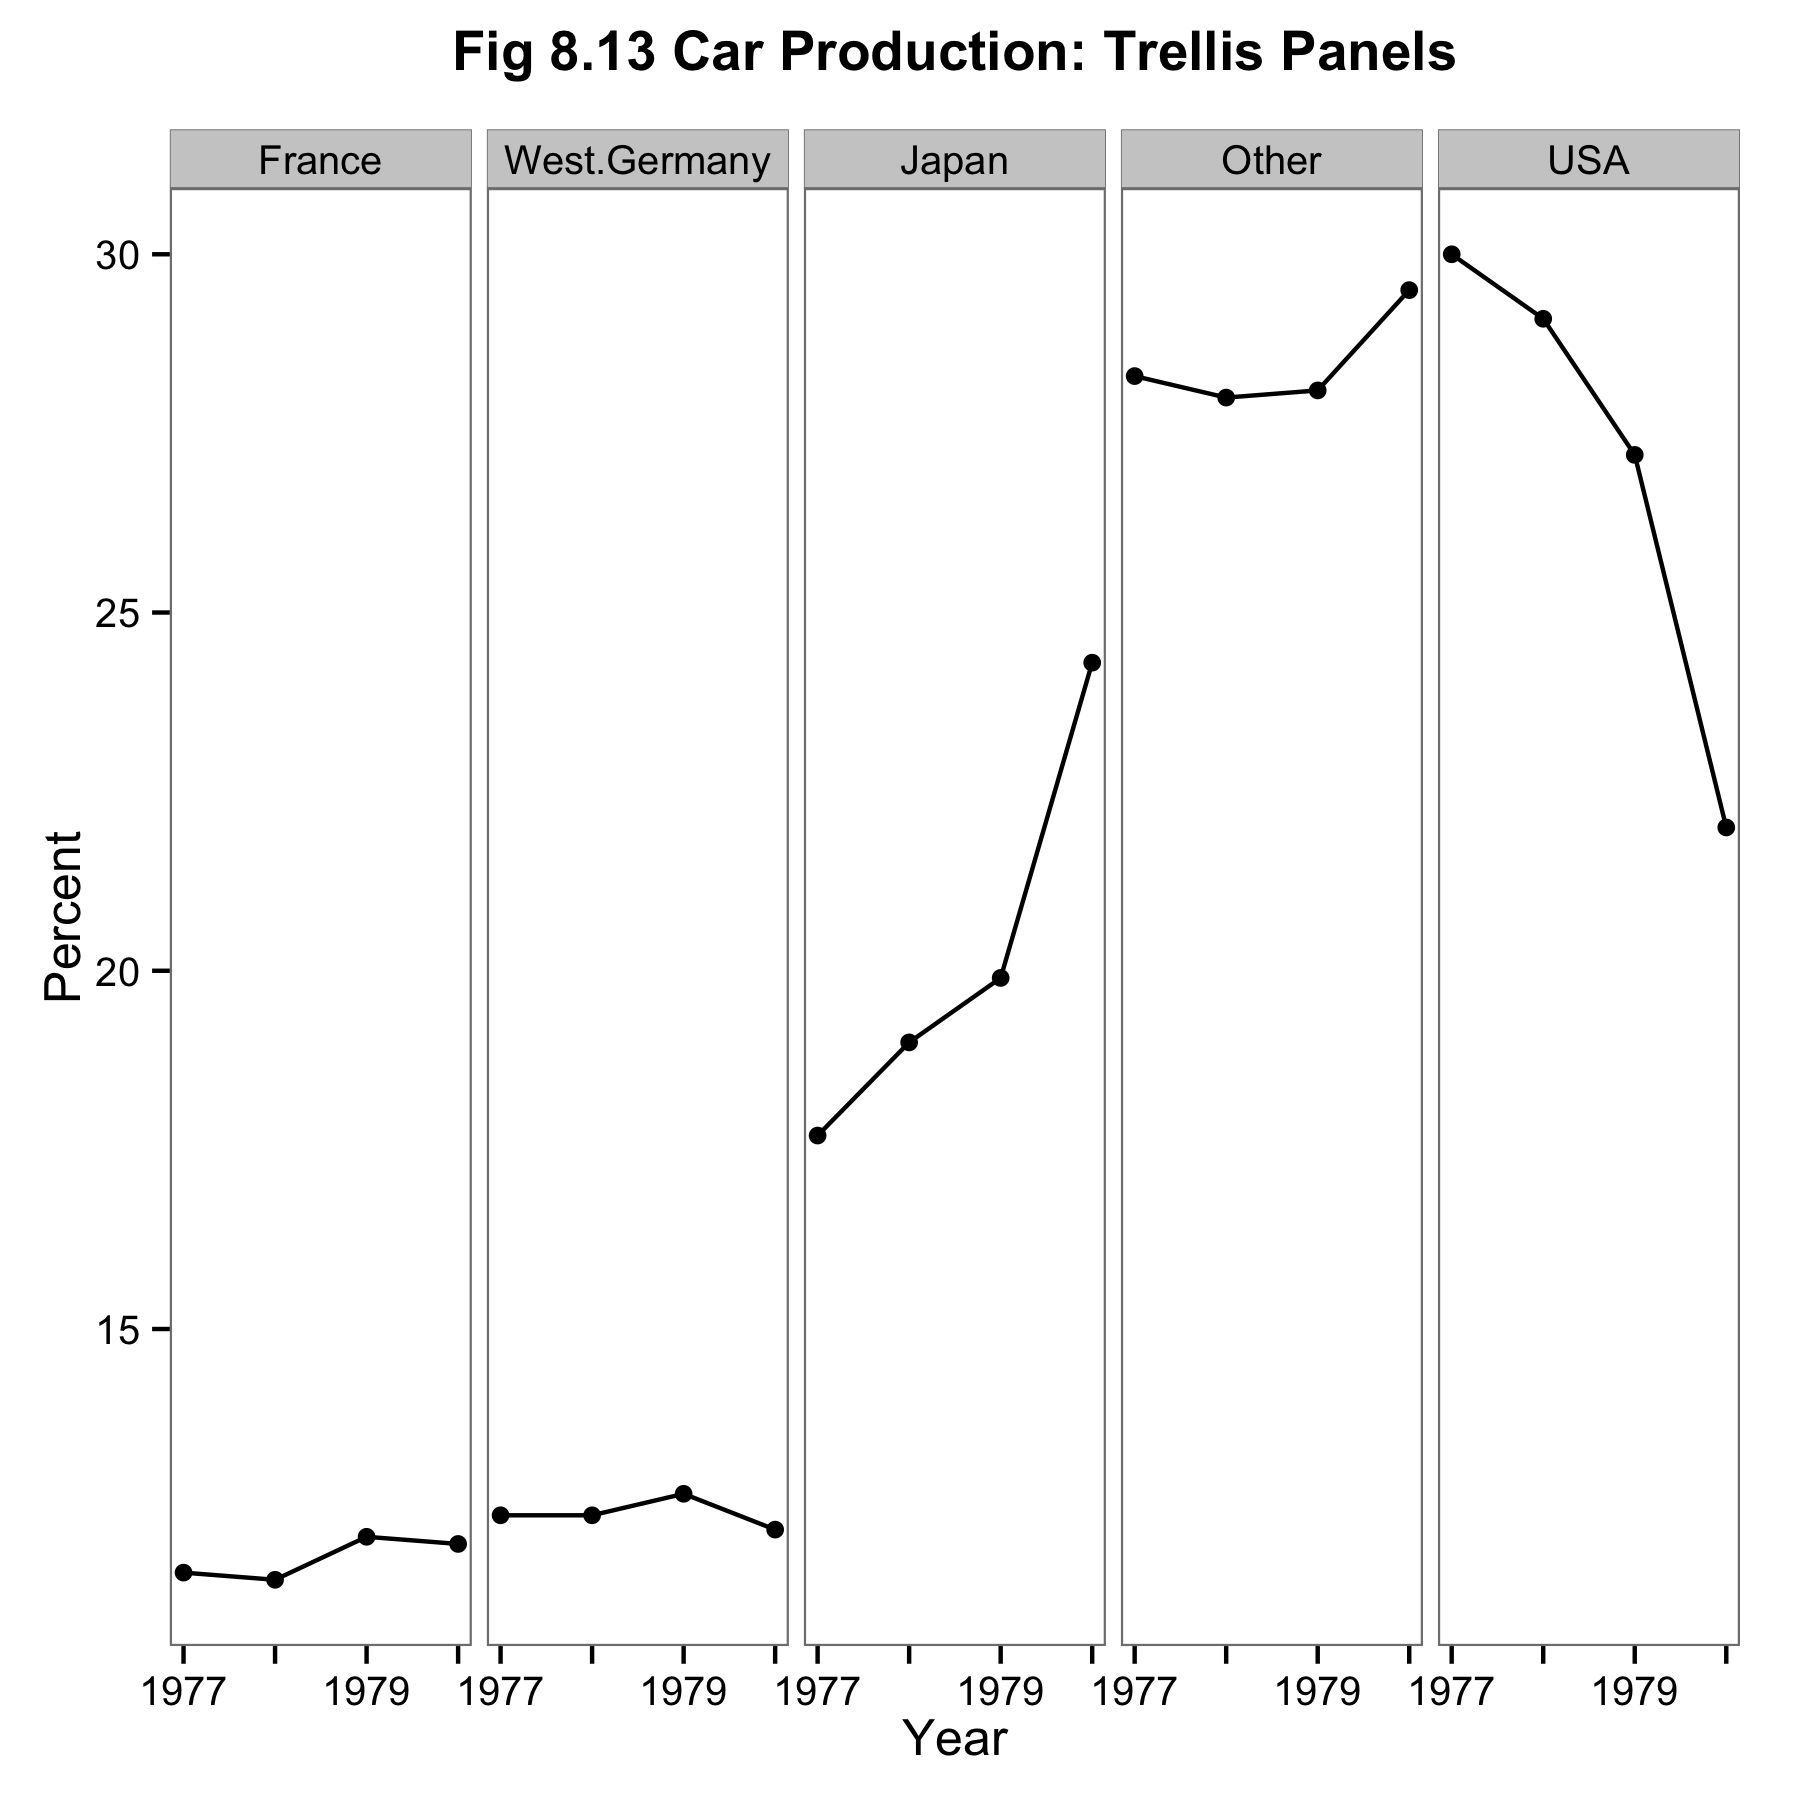

This figure's R source:
library(ggplot2)
library(reshape2)

this_base <- "fig08-13_car-production-trellis-panels"

my_data <- data.frame(
  year = c(1977, 1978, 1979, 1980),
  USA = c(30.0, 29.1, 27.2, 22.0),
  West.Germany = c(12.4, 12.4, 12.7, 12.2),
  France = c(11.6, 11.5, 12.1, 12.0), 
  Japan = c(17.7, 19.0, 19.9, 24.3),
  Other = c(28.3, 28.0, 28.1, 29.5))

my_data_long <- melt(my_data, id.vars = "year",
                     measure.vars = c("Japan", "USA", "West.Germany",
                                      "France", "Other"),
                     variable.name = "country", value.name = "production")

my_data_long$country <- with(my_data_long, reorder(country, production, max))

p <- ggplot(my_data_long, aes(x = year, y = production)) +
  geom_line() +
  geom_point() +
  facet_grid(~ country) +
  scale_x_continuous(labels = c(1977, "", 1979, "")) +
  labs(x = "Year", y = "Percent") +
  ggtitle("Fig 8.13 Car Production: Trellis Panels") +
  theme_bw() +
  theme(panel.grid.major = element_blank(),
        panel.grid.minor = element_blank(),
        plot.title = element_text(size = rel(1.1), face = "bold", vjust = 2))

p

ggsave(paste0(this_base, ".png"), p, width = 6, height = 6)

# note: my_data doesnt quite match with fig 8.13

